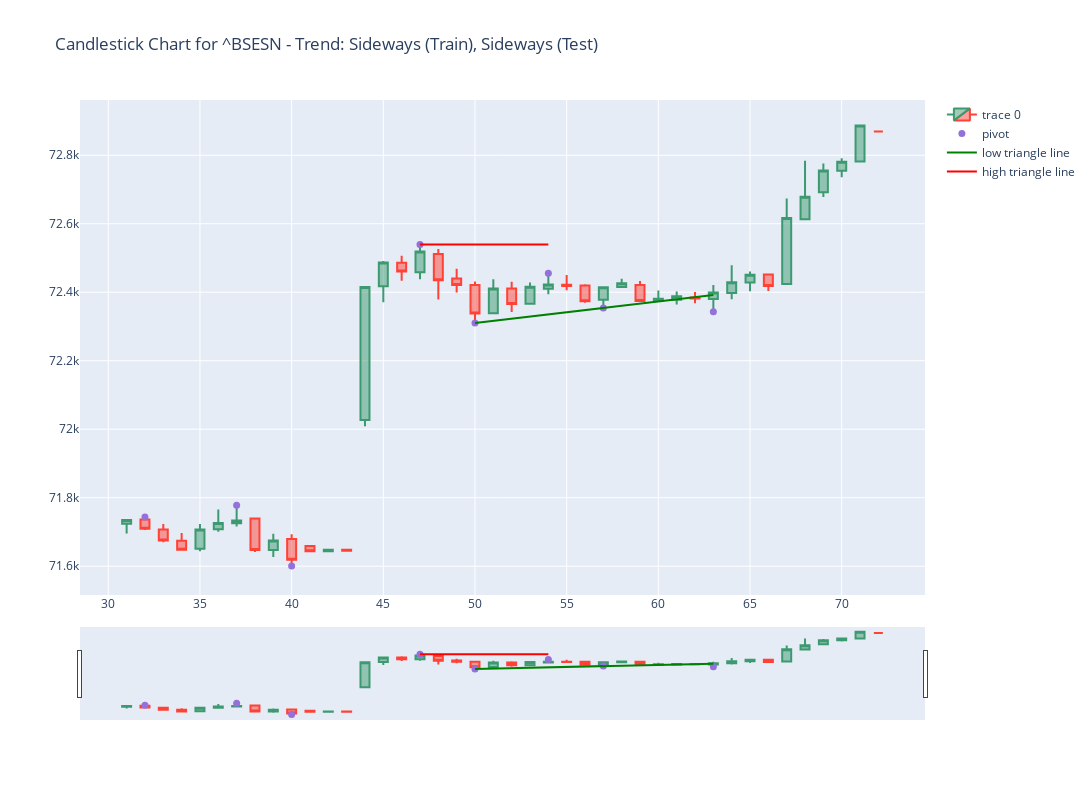
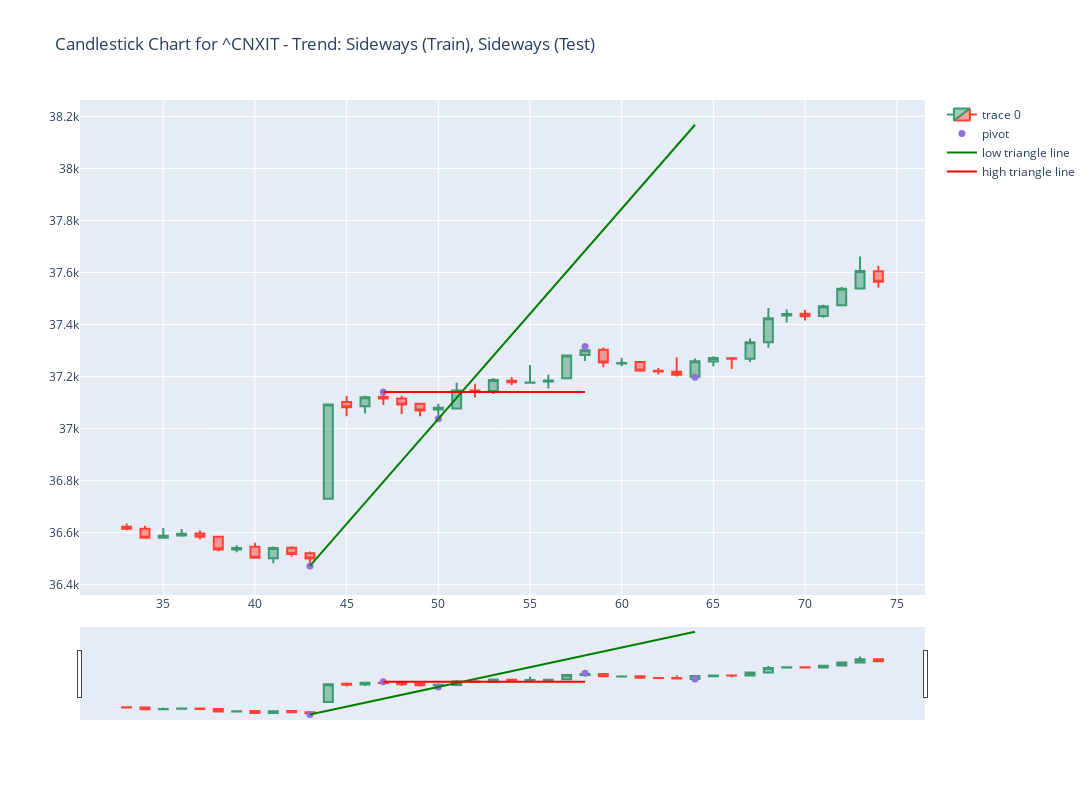
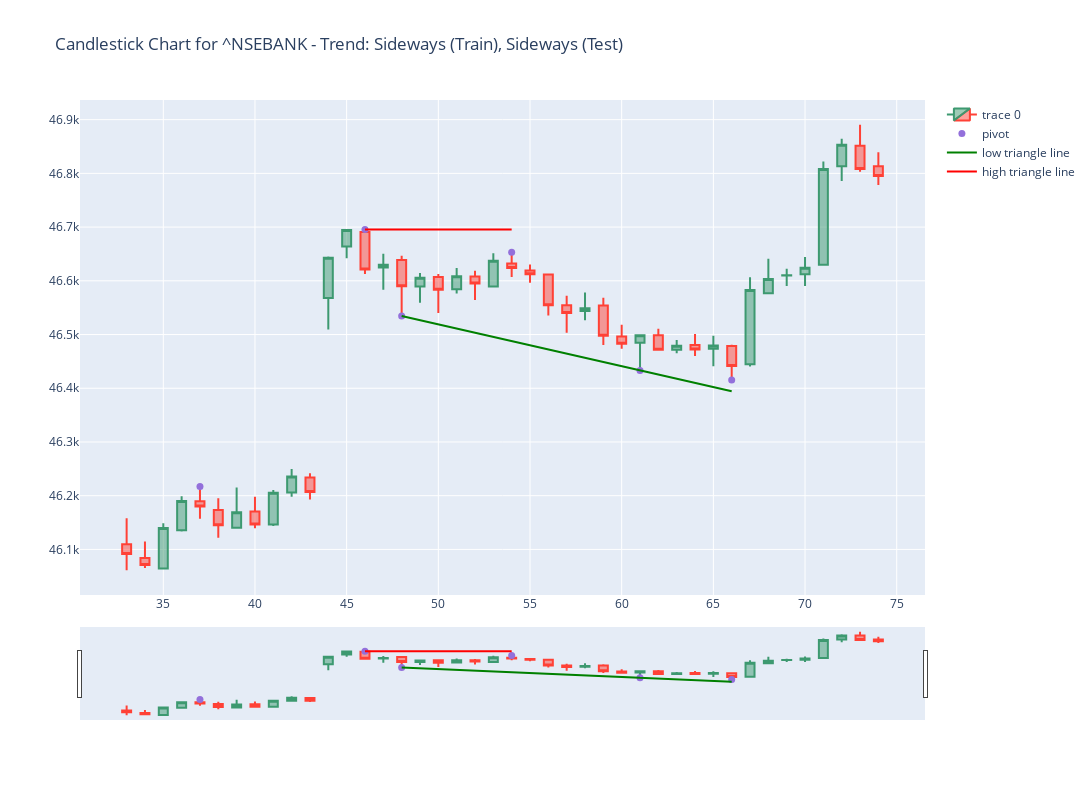
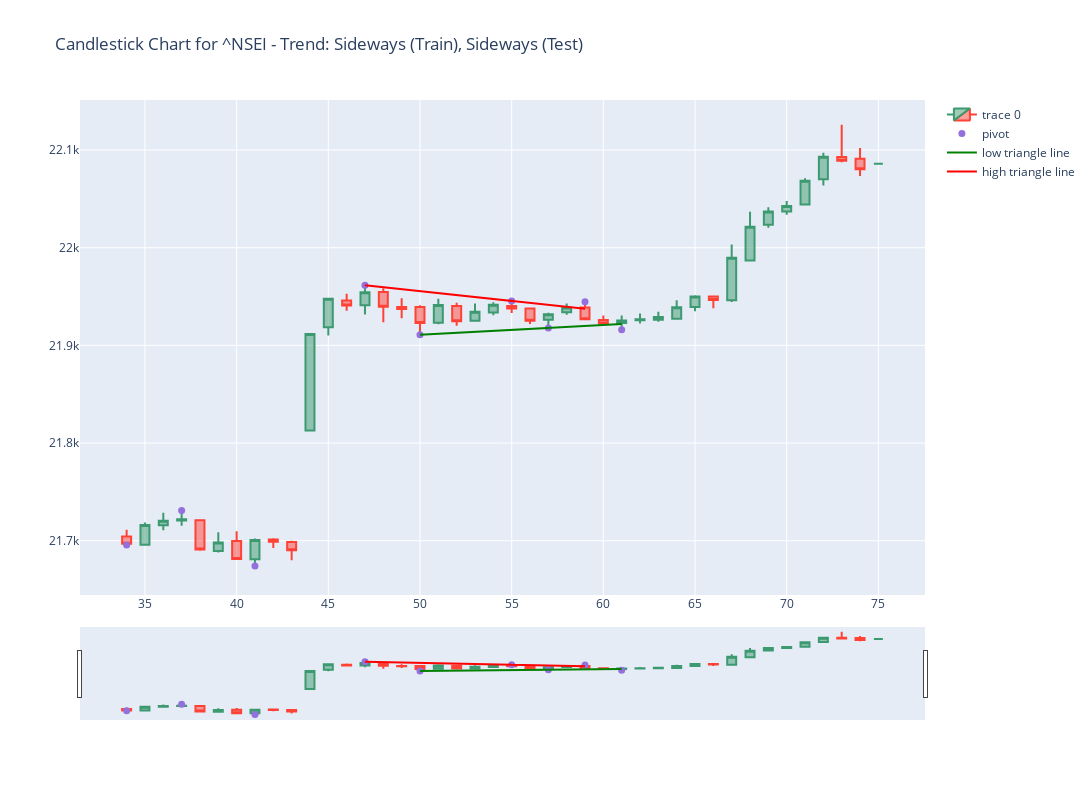

Source (notebook cell) for these figures, in order:
### Markdown cell above
# 15 min 2 days

### Code cell
# import pandas as pd
import numpy as np
import yfinance as yf
from datetime import datetime, timedelta
import plotly.graph_objects as go
from sklearn.linear_model import LinearRegression
from sklearn.model_selection import train_test_split
from sklearn.metrics import r2_score
from scipy.stats import linregress
import warnings
# Ignore warnings
warnings.filterwarnings("ignore")
# Function to fetch historical stock data
def fetch_stock_data(ticker_symbol, day_range, time_interval):
    end_date = datetime.now()
    start_date = end_date - timedelta(days=day_range*7//5)
    data = yf.download(ticker_symbol, start=start_date, end=end_date, interval=time_interval)
    return data.dropna()
# Function to preprocess stock data
def preprocess_stock_data(data):
    df_ticker = data[['Open', 'High', 'Low', 'Close' ]].reset_index()
    df_ticker.columns = ['time', 'open', 'high', 'low', 'close']
    df_ticker = df_ticker.dropna()
    df_ticker.reset_index(drop=True, inplace=True)
    # Add 'pivot' and 'pointpos' columns to the DataFrame
    df_ticker['pivot'] = df_ticker.apply(lambda x: pivot_id(df_ticker, x.name, 3, 3), axis=1)
    df_ticker['pointpos'] = df_ticker.apply(lambda row: point_position(row), axis=1)
    return df_ticker
# Function to calculate pivot points for recent candles
def pivot_id(df1, l, n1, n2):
    # Check if there are enough recent candles to calculate pivot points
    if l - n1 < 0 or l + n2 >= len(df1):
        return 0
    # Initialize pivot flags
    piv_id_low = 1
    piv_id_high = 1
    # Loop over recent candles to check for pivot points
    for i in range(l - n1, l + n2 + 1):
        # Check for low pivot
        if df1.low[l] > df1.low[i]:
            piv_id_low = 0
        # Check for high pivot
        if df1.high[l] < df1.high[i]:
            piv_id_high = 0
    # Determine pivot type
    if piv_id_low and piv_id_high:
        return 3  # Both low and high pivot
    elif piv_id_low:
        return 1  # Low pivot
    elif piv_id_high:
        return 2  # High pivot
    else:
        return 0  # No pivot

# Function to calculate the position of pivot points for recent candles
def point_position(x):
    # Calculate position based on pivot type
    if x['pivot'] == 1:
        return x['low'] - 1e-3  # Low pivot
    elif x['pivot'] == 2:
        return x['high'] + 1e-3  # High pivot
    else:
        return np.nan  # No pivot

def calculate_linear_regression(df_ticker, back_candles, test_size=0.2):
#     if len(df_ticker) <= 1:
#         raise ValueError("Dataset contains too few samples.")
    xxmin = np.array([])
    minim = np.array([])
    xxmax = np.array([])
    high = np.array([])

    for i in range(max(0, len(df_ticker) - back_candles), len(df_ticker)):
        if df_ticker.iloc[i].pivot == 1:
            minim = np.append(minim, df_ticker.iloc[i].low)
            xxmin = np.append(xxmin, i)
        if df_ticker.iloc[i].pivot == 2:
            xxmax = np.append(xxmax, i)
            high = np.append(high, df_ticker.iloc[i].high)

    xxmin_train, xxmin_test, minim_train, minim_test = train_test_split(xxmin, minim, test_size=test_size, random_state=0)
    xxmax_train, xxmax_test, high_train, high_test = train_test_split(xxmax, high, test_size=test_size, random_state=0)

    # Initialize Linear Regression models
    model_min = LinearRegression()
    model_max = LinearRegression()

    # Fit linear regression for low pivot points
    xxmin_train_reshaped = xxmin_train.reshape(-1, 1)
    model_min.fit(xxmin_train_reshaped, minim_train)
    slmin = model_min.coef_[0]
    intercmin = model_min.intercept_

    # Fit linear regression for high pivot points
    xxmax_train_reshaped = xxmax_train.reshape(-1, 1)
    model_max.fit(xxmax_train_reshaped, high_train)
    slmax = model_max.coef_[0]
    intercmax = model_max.intercept_

    return xxmin_train, xxmin_test, minim_train, minim_test, xxmax_train, xxmax_test, high_train, high_test, slmin, intercmin, slmax, intercmax
    # Function to predict trend based on slopes of regression lines
    


# Function to display candlestick chart with trend prediction

def predict_trend(slmin, slmax):
    if slmin > 0 and slmax > 0:
        return "channel"  # Both lines are upward sloping
    elif slmax < 0 and slmin < 0:
        return "Flag ("  # Both lines are downward sloping
    elif slmin == 0 and slmax == 0:
        return "Rectangle pattern"  # No slope
    elif slmin == 0 and slmax > 0:
        return "Ascending Triangle"  # No slope
    elif slmin == 0 and slmax < 0:
        return "Descending Triangle"  # No slope
    elif slmin == 0 and slmax == 0:
        return "Symmetrical Triangle"  # No slope
    else:
        return "Sideways"







def display_candlestick_chart(df_ticker, back_candles, ticker_symbol, xxmin_train, xxmin_test, minim_train, minim_test, xxmax_train, xxmax_test, high_train, high_test, slmin, intercmin, slmax, intercmax):
    recent_candles = 10  # Number of recent candles to display lines

    df_pl = df_ticker[-(back_candles + recent_candles):]

    # Calculate lines for high and low triangles using training data
    if len(xxmin_train) > 0:
        low_triangle_line_train = slmin * xxmin_train + intercmin
    else:
        low_triangle_line_train = []

    if len(xxmax_train) > 0:
        high_triangle_line_train = slmax * xxmax_train + intercmax
    else:
        high_triangle_line_train = []

    # Predict trend using training data
    trend_prediction_train = predict_trend(slmin, slmax)

    # Calculate lines for high and low triangles using testing data
    if len(xxmin_test) > 0:
        low_triangle_line_test = slmin * xxmin_test + intercmin
    else:
        low_triangle_line_test = []

    if len(xxmax_test) > 0:
        high_triangle_line_test = slmax * xxmax_test + intercmax
    else:
        high_triangle_line_test = []

    # Predict trend using testing data
    trend_prediction_test = predict_trend(slmin, slmax)

    # Display candlestick chart with pivot points, linear regression lines, and trend prediction
    fig = go.Figure(data=[
        go.Candlestick(x=df_pl.index, open=df_pl['open'], high=df_pl['high'], low=df_pl['low'], close=df_pl['close']),
        go.Scatter(x=df_pl.index, y=df_pl['pointpos'], mode="markers", marker=dict(size=7, color="MediumPurple"), name="pivot"),
        go.Scatter(x=np.append(xxmin_train, xxmin_test), y=np.append(low_triangle_line_train, low_triangle_line_test), mode='lines', line=dict(color='green', width=2), name='low triangle line'),
        go.Scatter(x=np.append(xxmax_train, xxmax_test), y=np.append(high_triangle_line_train, high_triangle_line_test), mode='lines', line=dict(color='red', width=2), name='high triangle line')
    ])

    fig.update_layout(
    xaxis_rangeslider_visible=True,
    title=f'Candlestick Chart for {ticker_symbol} - Trend: {trend_prediction_train} (Train), {trend_prediction_test} (Test)',
    width=1440,  # specify width in pixels
    height=800   # specify height in pixels
    )

    fig.show()
# User input for day range and time interval
day_range = int(input("Enter the number of days for historical data: "))
time_interval = input("Enter the time interval (Valid intervals: [1m, 2m, 5m, 15m, 30m, 60m, 90m, 1h, 1d, 5d, 1wk, 1mo, 3mo]): ")

# Ticker symbols to analyze
ticker_symbols = ["^BSESN","^CNXIT", "^NSEBANK","^NSEI","^CNXFMCG","SBIN.NS","HDFCBANK.NS", "KOTAKBANK.NS","TCS.NS","INFY.NS","ITC.NS","LT.NS"]
#ticker_symbols = [ "^NSEBANK" ]

# Loop through each ticker symbol
for ticker_symbol in ticker_symbols:
    # Fetch historical data from Yahoo Finance
    data = fetch_stock_data(ticker_symbol, day_range, time_interval)

    # Preprocess stock data
    df_ticker = preprocess_stock_data(data)

    # Calculate linear regression for pivot points
    back_candles = 32
    xxmin_train, xxmin_test, minim_train, minim_test, xxmax_train, xxmax_test, high_train, high_test, slmin, intercmin, slmax, intercmax = calculate_linear_regression(df_ticker, back_candles)

    # Display candlestick chart with pivot points, linear regression lines, and trend prediction for training data
    display_candlestick_chart(df_ticker, back_candles, ticker_symbol, xxmin_train, xxmin_test, minim_train, minim_test, xxmax_train, xxmax_test, high_train, high_test, slmin, intercmin, slmax, intercmax)

### Figure 1 — Plotly figure (JSON) as saved in the notebook; plotly's stock layout.template omitted (floating-point values rounded to 4 significant figures)
{"data": [{"close": [71740.0, 71710.0, 71670.0, 71650.0, 71710.0, 71730.0, 71730.0, 71650.0, 71670.0, 71620.0, 71640.0, 71650.0, 71650.0, 72410.0, 72490.0, 72460.0, 72520.0, 72440.0, 72420.0, 72340.0, 72410.0, 72370.0, 72420.0, 72420.0, 72420.0, 72370.0, 72410.0, 72430.0, 72370.0, 72380.0, 72390.0, 72380.0, 72400.0, 72430.0, 72450.0, 72420.0, 72620.0, 72680.0, 72760.0, 72780.0, 72890.0, 72870.0], "high": [71740.0, 71740.0, 71720.0, 71700.0, 71720.0, 71770.0, 71780.0, 71740.0, 71690.0, 71690.0, 71660.0, 71650.0, 71650.0, 72410.0, 72490.0, 72510.0, 72540.0, 72530.0, 72470.0, 72430.0, 72440.0, 72430.0, 72430.0, 72460.0, 72450.0, 72420.0, 72420.0, 72440.0, 72430.0, 72400.0, 72400.0, 72400.0, 72420.0, 72480.0, 72460.0, 72450.0, 72670.0, 72780.0, 72780.0, 72790.0, 72890.0, 72870.0], "low": [71700.0, 71710.0, 71670.0, 71650.0, 71640.0, 71700.0, 71720.0, 71640.0, 71630.0, 71600.0, 71640.0, 71640.0, 71650.0, 72010.0, 72370.0, 72430.0, 72440.0, 72380.0, 72400.0, 72310.0, 72340.0, 72340.0, 72370.0, 72390.0, 72410.0, 72370.0, 72350.0, 72410.0, 72370.0, 72370.0, 72360.0, 72370.0, 72340.0, 72380.0, 72400.0, 72400.0, 72420.0, 72610.0, 72680.0, 72740.0, 72780.0, 72870.0], "open": [71720.0, 71740.0, 71710.0, 71670.0, 71650.0, 71710.0, 71730.0, 71740.0, 71650.0, 71680.0, 71660.0, 71640.0, 71650.0, 72030.0, 72420.0, 72490.0, 72460.0, 72510.0, 72440.0, 72420.0, 72340.0, 72410.0, 72370.0, 72410.0, 72420.0, 72420.0, 72380.0, 72420.0, 72420.0, 72380.0, 72380.0, 72380.0, 72380.0, 72400.0, 72430.0, 72450.0, 72420.0, 72610.0, 72690.0, 72750.0, 72780.0, 72870.0], "type": "candlestick", "x": [31, 32, 33, 34, 35, 36, 37, 38, 39, 40, 41, 42, 43, 44, 45, 46, 47, 48, 49, 50, 51, 52, 53, 54, 55, 56, 57, 58, 59, 60, 61, 62, 63, 64, 65, 66, 67, 68, 69, 70, 71, 72]}, {"marker": {"color": "MediumPurple", "size": 7}, "mode": "markers", "name": "pivot", "type": "scatter", "x": [31, 32, 33, 34, 35, 36, 37, 38, 39, 40, 41, 42, 43, 44, 45, 46, 47, 48, 49, 50, 51, 52, 53, 54, 55, 56, 57, 58, 59, 60, 61, 62, 63, 64, 65, 66, 67, 68, 69, 70, 71, 72], "y": [null, 71740.0, null, null, null, null, 71780.0, null, null, 71600.0, null, null, null, null, null, null, 72540.0, null, null, 72310.0, null, null, null, 72460.0, null, null, 72350.0, null, null, null, null, null, 72340.0, null, null, null, null, null, null, null, null, null]}, {"line": {"color": "green", "width": 2}, "mode": "lines", "name": "low triangle line", "type": "scatter", "x": [57, 50, 63], "y": [72350.0, 72310.0, 72390.0]}, {"line": {"color": "red", "width": 2}, "mode": "lines", "name": "high triangle line", "type": "scatter", "x": [47, 54], "y": [72540.0, 72540.0]}], "layout": {"height": 800, "title": {"text": "Candlestick Chart for ^BSESN - Trend: Sideways (Train), Sideways (Test)"}, "width": 1440, "xaxis": {"rangeslider": {"visible": true}}}}

### Figure 2 — Plotly figure (JSON) as saved in the notebook; plotly's stock layout.template omitted (floating-point values rounded to 4 significant figures)
{"data": [{"close": [36620.0, 36580.0, 36590.0, 36600.0, 36580.0, 36540.0, 36540.0, 36500.0, 36540.0, 36520.0, 36500.0, 37090.0, 37080.0, 37121, 37120.0, 37090.0, 37070.0, 37080.0, 37150.0, 37140.0, 37190.0, 37180.0, 37180.0, 37190.0, 37280.0, 37300.0, 37250.0, 37250.0, 37220.0, 37220.0, 37210.0, 37259, 37270.0, 37269, 37330.0, 37420.0, 37440.0, 37430.0, 37470.0, 37540.0, 37610.0, 37560.0], "high": [36640.0, 36630.0, 36620.0, 36610.0, 36608, 36590.0, 36552, 36560.0, 36550.0, 36550.0, 36530.0, 37090.0, 37130.0, 37130.0, 37140.0, 37130.0, 37100.0, 37100.0, 37180.0, 37170.0, 37190.0, 37200.0, 37240.0, 37210.0, 37280.0, 37320.0, 37310.0, 37270.0, 37260.0, 37230.0, 37270.0, 37270.0, 37280.0, 37270.0, 37350.0, 37460.0, 37460.0, 37457, 37480.0, 37540.0, 37660.0, 37630.0], "low": [36610.0, 36580.0, 36580.0, 36580.0, 36570.0, 36530.0, 36520.0, 36500.0, 36480.0, 36510.0, 36470.0, 36730.0, 37050.0, 37060.0, 37090.0, 37060.0, 37050.0, 37040.0, 37080.0, 37120.0, 37130.0, 37170.0, 37180.0, 37150.0, 37190.0, 37260.0, 37240.0, 37240.0, 37220.0, 37210.0, 37200.0, 37200.0, 37240.0, 37230.0, 37260.0, 37310.0, 37410.0, 37420.0, 37426, 37470.0, 37540.0, 37540.0], "open": [36620.0, 36610.0, 36581, 36590.0, 36600.0, 36580.0, 36540.0, 36550.0, 36500.0, 36540.0, 36521, 36730.0, 37100.0, 37090.0, 37120.0, 37120.0, 37100.0, 37070.0, 37080.0, 37150.0, 37140.0, 37180.0, 37180.0, 37181, 37190.0, 37280.0, 37300.0, 37250.0, 37260.0, 37220.0, 37220.0, 37200.0, 37260.0, 37270.0, 37270.0, 37330.0, 37430.0, 37440.0, 37430.0, 37474, 37540.0, 37600.0], "type": "candlestick", "x": [33, 34, 35, 36, 37, 38, 39, 40, 41, 42, 43, 44, 45, 46, 47, 48, 49, 50, 51, 52, 53, 54, 55, 56, 57, 58, 59, 60, 61, 62, 63, 64, 65, 66, 67, 68, 69, 70, 71, 72, 73, 74]}, {"marker": {"color": "MediumPurple", "size": 7}, "mode": "markers", "name": "pivot", "type": "scatter", "x": [33, 34, 35, 36, 37, 38, 39, 40, 41, 42, 43, 44, 45, 46, 47, 48, 49, 50, 51, 52, 53, 54, 55, 56, 57, 58, 59, 60, 61, 62, 63, 64, 65, 66, 67, 68, 69, 70, 71, 72, 73, 74], "y": [null, null, null, null, null, null, null, null, null, null, 36470.0, null, null, null, 37140.0, null, null, 37040.0, null, null, null, null, null, null, null, 37320.0, null, null, null, null, null, 37200.0, null, null, null, null, null, null, null, null, null, null]}, {"line": {"color": "green", "width": 2}, "mode": "lines", "name": "low triangle line", "type": "scatter", "x": [50, 43, 64], "y": [37040.0, 36470.0, 38170.0]}, {"line": {"color": "red", "width": 2}, "mode": "lines", "name": "high triangle line", "type": "scatter", "x": [47, 58], "y": [37140.0, 37140.0]}], "layout": {"height": 800, "title": {"text": "Candlestick Chart for ^CNXIT - Trend: Sideways (Train), Sideways (Test)"}, "width": 1440, "xaxis": {"rangeslider": {"visible": true}}}}

### Figure 3 — Plotly figure (JSON) as saved in the notebook; plotly's stock layout.template omitted (floating-point values rounded to 4 significant figures)
{"data": [{"close": [46090.0, 46070.0, 46140.0, 46190.0, 46180.0, 46140.0, 46170.0, 46150.0, 46210.0, 46240.0, 46210.0, 46640.0, 46690.0, 46621, 46630.0, 46590.0, 46610.0, 46580.0, 46610.0, 46590.0, 46640.0, 46620.0, 46612, 46550.0, 46540.0, 46550.0, 46500.0, 46480.0, 46500.0, 46470.0, 46480.0, 46470.0, 46480.0, 46440.0, 46583, 46600.0, 46610.0, 46620.0, 46810.0, 46850.0, 46810.0, 46800.0], "high": [46160.0, 46110.0, 46150.0, 46200.0, 46220.0, 46200.0, 46220.0, 46200.0, 46210.0, 46250.0, 46240.0, 46650.0, 46695, 46700.0, 46650.0, 46650.0, 46610.0, 46610.0, 46620.0, 46620.0, 46650.0, 46650.0, 46630.0, 46610.0, 46570.0, 46580.0, 46570.0, 46520.0, 46500.0, 46510.0, 46490.0, 46500.0, 46500.0, 46480.0, 46610.0, 46640.0, 46620.0, 46640.0, 46820.0, 46860.0, 46890.0, 46840.0], "low": [46060.0, 46070.0, 46060.0, 46130.0, 46160.0, 46120.0, 46140.0, 46140.0, 46140.0, 46200.0, 46190.0, 46510.0, 46640.0, 46610.0, 46580.0, 46530.0, 46560.0, 46540.0, 46580.0, 46560.0, 46590.0, 46610.0, 46600.0, 46540.0, 46500.0, 46530.0, 46480.0, 46470.0, 46430.0, 46470.0, 46470.0, 46460, 46440.0, 46420.0, 46440.0, 46577, 46590.0, 46590.0, 46630.0, 46786, 46800.0, 46780.0], "open": [46110.0, 46080.0, 46060.0, 46140.0, 46190.0, 46170.0, 46140.0, 46170.0, 46150.0, 46210.0, 46230.0, 46570.0, 46660.0, 46690.0, 46620.0, 46640.0, 46590.0, 46610.0, 46580.0, 46610.0, 46590.0, 46630.0, 46620.0, 46610.0, 46550.0, 46540.0, 46550.0, 46500.0, 46480.0, 46500.0, 46470.0, 46480.0, 46470.0, 46480.0, 46440.0, 46577, 46610.0, 46610.0, 46630.0, 46810.0, 46850.0, 46810.0], "type": "candlestick", "x": [33, 34, 35, 36, 37, 38, 39, 40, 41, 42, 43, 44, 45, 46, 47, 48, 49, 50, 51, 52, 53, 54, 55, 56, 57, 58, 59, 60, 61, 62, 63, 64, 65, 66, 67, 68, 69, 70, 71, 72, 73, 74]}, {"marker": {"color": "MediumPurple", "size": 7}, "mode": "markers", "name": "pivot", "type": "scatter", "x": [33, 34, 35, 36, 37, 38, 39, 40, 41, 42, 43, 44, 45, 46, 47, 48, 49, 50, 51, 52, 53, 54, 55, 56, 57, 58, 59, 60, 61, 62, 63, 64, 65, 66, 67, 68, 69, 70, 71, 72, 73, 74], "y": [null, null, null, null, 46220.0, null, null, null, null, null, null, null, null, 46700.0, null, 46530.0, null, null, null, null, null, 46650.0, null, null, null, null, null, null, 46430.0, null, null, null, null, 46420.0, null, null, null, null, null, null, null, null]}, {"line": {"color": "green", "width": 2}, "mode": "lines", "name": "low triangle line", "type": "scatter", "x": [61, 48, 66], "y": [46430.0, 46530.0, 46390.0]}, {"line": {"color": "red", "width": 2}, "mode": "lines", "name": "high triangle line", "type": "scatter", "x": [46, 54], "y": [46700.0, 46700.0]}], "layout": {"height": 800, "title": {"text": "Candlestick Chart for ^NSEBANK - Trend: Sideways (Train), Sideways (Test)"}, "width": 1440, "xaxis": {"rangeslider": {"visible": true}}}}

### Figure 4 — Plotly figure (JSON) as saved in the notebook; plotly's stock layout.template omitted (floating-point values rounded to 4 significant figures)
{"data": [{"close": [21700.0, 21720.0, 21720.0, 21720.0, 21691, 21700.0, 21680.0, 21700.0, 21700.0, 21690.0, 21910.0, 21950.0, 21940.0, 21950.0, 21940.0, 21940.0, 21920.0, 21940.0, 21920.0, 21930.0, 21940.0, 21940.0, 21930.0, 21930.0, 21940.0, 21930.0, 21920.0, 21930.0, 21930.0, 21930.0, 21939, 21950.0, 21950.0, 21990.0, 22020.0, 22040.0, 22040.0, 22070.0, 22090.0, 22089, 22080.0, 22090.0], "high": [21710.0, 21720.0, 21730.0, 21730.0, 21720.0, 21710.0, 21710.0, 21700.0, 21700.0, 21700, 21910.0, 21950.0, 21950.0, 21960.0, 21960.0, 21950.0, 21940.0, 21950.0, 21940.0, 21940.0, 21940.0, 21950.0, 21940.0, 21930.0, 21940.0, 21940.0, 21930.0, 21930.0, 21930.0, 21930.0, 21950.0, 21950.0, 21951, 22000.0, 22040.0, 22040.0, 22050.0, 22070.0, 22100.0, 22130.0, 22102, 22090.0], "low": [21700.0, 21700.0, 21710.0, 21720.0, 21690.0, 21690.0, 21680.0, 21670.0, 21690.0, 21680.0, 21810.0, 21910.0, 21940.0, 21930.0, 21920.0, 21930.0, 21910.0, 21920.0, 21920, 21930.0, 21930.0, 21930.0, 21920.0, 21920.0, 21930.0, 21930.0, 21920.0, 21920.0, 21920.0, 21920.0, 21930.0, 21935, 21940.0, 21940.0, 21990.0, 22020.0, 22030.0, 22040.0, 22060.0, 22090.0, 22070.0, 22090.0], "open": [21700.0, 21700.0, 21716, 21720.0, 21720.0, 21690.0, 21700.0, 21680.0, 21700.0, 21700.0, 21810.0, 21920.0, 21950.0, 21940.0, 21950.0, 21940.0, 21940.0, 21920.0, 21940.0, 21930.0, 21930.0, 21940.0, 21940.0, 21930.0, 21930.0, 21940.0, 21930.0, 21920.0, 21930.0, 21930.0, 21930.0, 21940.0, 21950, 21950.0, 21990.0, 22020.0, 22040.0, 22040.0, 22070.0, 22090.0, 22090.0, 22090.0], "type": "candlestick", "x": [34, 35, 36, 37, 38, 39, 40, 41, 42, 43, 44, 45, 46, 47, 48, 49, 50, 51, 52, 53, 54, 55, 56, 57, 58, 59, 60, 61, 62, 63, 64, 65, 66, 67, 68, 69, 70, 71, 72, 73, 74, 75]}, {"marker": {"color": "MediumPurple", "size": 7}, "mode": "markers", "name": "pivot", "type": "scatter", "x": [34, 35, 36, 37, 38, 39, 40, 41, 42, 43, 44, 45, 46, 47, 48, 49, 50, 51, 52, 53, 54, 55, 56, 57, 58, 59, 60, 61, 62, 63, 64, 65, 66, 67, 68, 69, 70, 71, 72, 73, 74, 75], "y": [21700.0, null, null, 21730.0, null, null, null, 21670.0, null, null, null, null, null, 21960.0, null, null, 21910.0, null, null, null, null, 21950.0, null, 21920.0, null, 21940.0, null, 21920.0, null, null, null, null, null, null, null, null, null, null, null, null, null, null]}, {"line": {"color": "green", "width": 2}, "mode": "lines", "name": "low triangle line", "type": "scatter", "x": [57, 50, 61], "y": [21920.0, 21910.0, 21920.0]}, {"line": {"color": "red", "width": 2}, "mode": "lines", "name": "high triangle line", "type": "scatter", "x": [55, 47, 59], "y": [21950.0, 21960.0, 21940.0]}], "layout": {"height": 800, "title": {"text": "Candlestick Chart for ^NSEI - Trend: Sideways (Train), Sideways (Test)"}, "width": 1440, "xaxis": {"rangeslider": {"visible": true}}}}
